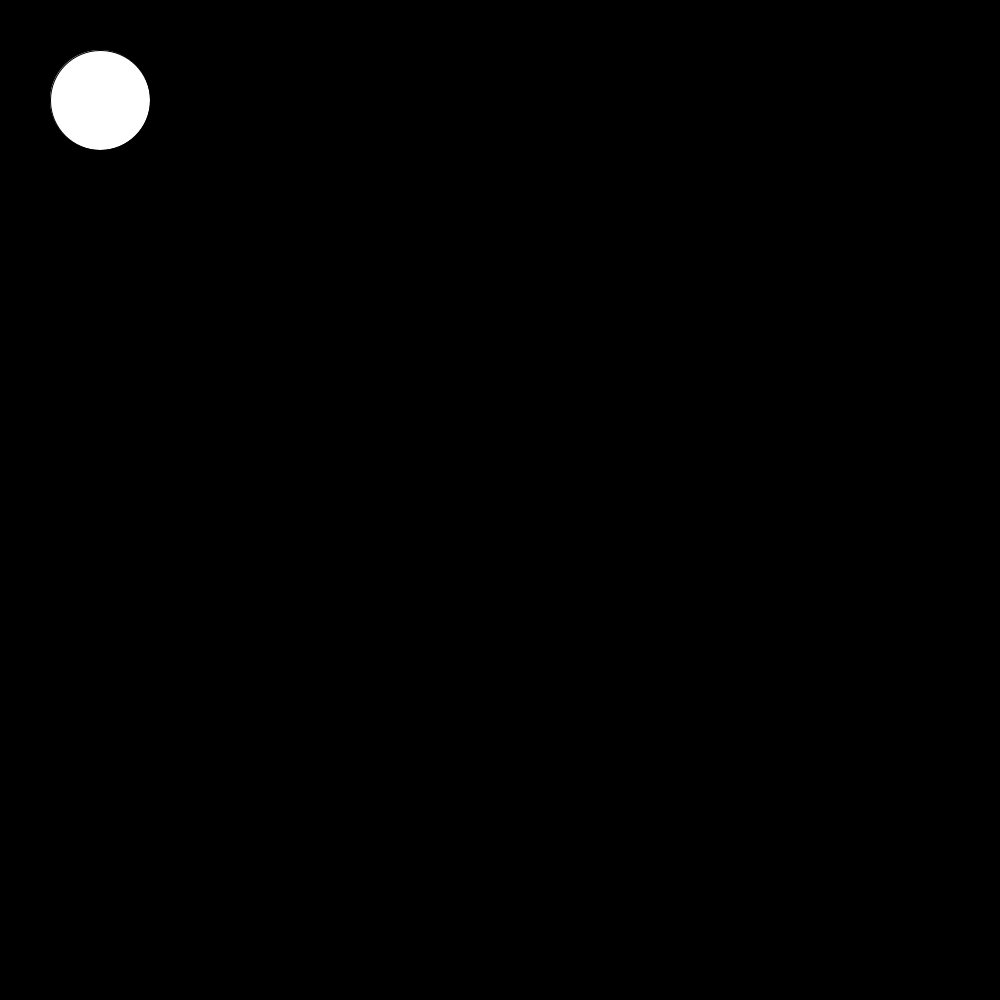
Frame 1 (no input)
Frame 60 (the mouse pressed at the canvas centre just before this capture): identical to frame 1, image omitted
Frame 120 (the mouse held since frame 60 and released just before this capture): identical to frame 1, image omitted

The Processing sketch that drew this single still picture (run headless with seeded random() and noise(); from frame 60 on, the mouse is pressed at the canvas centre):

// Processing sketch: slippery_dot
// ── slippery_dot.pde
 // 1. Create three integer variables to represent the x, y, and the size of the ellipse
       int x= 100;
       int y=100;
       int d=100;
    void setup() {
      // 2. Set the size of your sketch
    size(1000,1000);
    }
    
    void draw() {
      // 3. Set the background color of your sketch
      background(#000000);
      // 4. Draw an ellipse. Make sure it fits in the window.
      // Use the variables created at the top of the sketch, 
      // for the location and size of your ellipse
   
    ellipse(x,y,d,d);
    }
    
    void mousePressed() {
      //5. Create an integer variable called distance
      int distance=getDistance(mouseX,mouseY,x,y);
      
      //6. Set the value of the distance variable to the value returned by the getDistance method
      //   Pass the mouse's x and y (mouseX and mouseY) and the x and y of your ellipse to the method.
        
          
      //7.  Use an if statement to check if the distance variable is < the radius of the ellipse
      //    If it is, set a new x and y for the ellipse, using a random location on the window
      //    Hint: Use the Processing random() function
      if(distance<d){ 
     x=(int)random(width);
     y=(int)random(height);
  }
    }
    int getDistance(int x1, int y1, int x2, int y2) {
      return (int)Math.sqrt(Math.pow((x1-x2),2) + Math.pow((y1-y2),2));
    }
